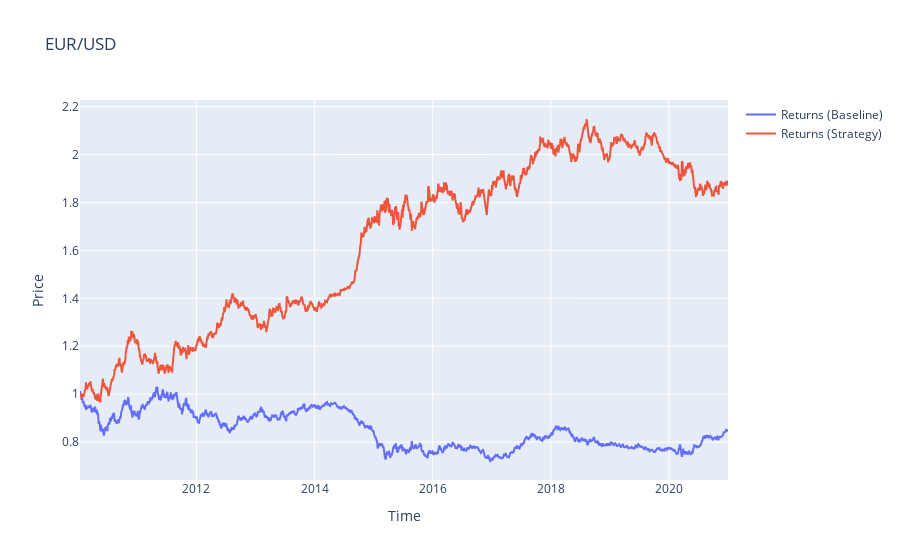

Write notebook code for a chart like this one.
### Code cell
fig = go.Figure()

fig.add_trace(go.Scatter(x=data.index, y=data.creturns, name='Returns (Baseline)'))
fig.add_trace(go.Scatter(x=data.index, y=data.cstrategy, name='Returns (Strategy)'))

fig.update_layout(title='EUR/USD', xaxis_title='Time', yaxis_title='Price')

fig.show()

### Figure 1 — Plotly figure (JSON) as saved in the notebook; plotly's stock layout.template omitted (floating-point values rounded to 4 significant figures; data arrays with more than 128 entries replaced by an {"elided": "..."} marker saying what was removed)
{"data": [{"name": "Returns (Baseline)", "type": "scatter", "x": {"elided": "2859 str values"}, "y": {"elided": "2859 float values"}}, {"name": "Returns (Strategy)", "type": "scatter", "x": {"elided": "2859 str values"}, "y": {"elided": "2859 float values"}}], "layout": {"title": {"text": "EUR/USD"}, "xaxis": {"title": {"text": "Time"}}, "yaxis": {"title": {"text": "Price"}}}}
